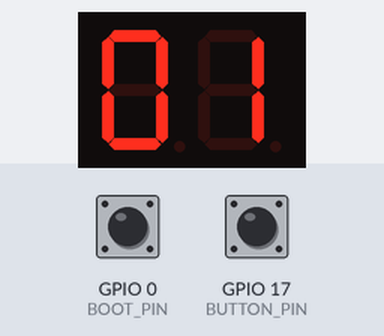
The program below on a simulated ESP32-S3. Shown: 2-digit seven-segment display. Wiring (inferred from the names in the program): 2-digit 7-segment display, segments lit when LOW: segments GPIO 1, GPIO 2, GPIO 3, GPIO 4, GPIO 5, GPIO 6, GPIO 7; digit selects GPIO 10, GPIO 11. Inputs (shaded band) come from the test bench; at power-on: GPIO 0 (BOOT_PIN) HIGH, GPIO 17 (BUTTON_PIN) HIGH. The segment pins are drawn as the display they are named for.

Above: at 1.2 s.
1.3 s: GPIO 0 (BOOT_PIN) pulled LOW for 0.15 s
At 2.4 s:
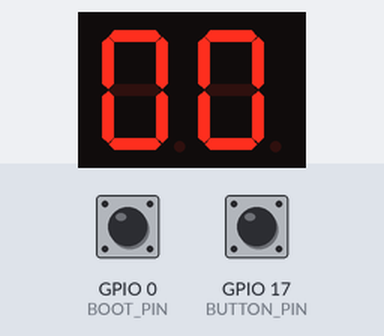
2.9 s: GPIO 17 (BUTTON_PIN) pulled LOW for 0.15 s
At 5.7 s:
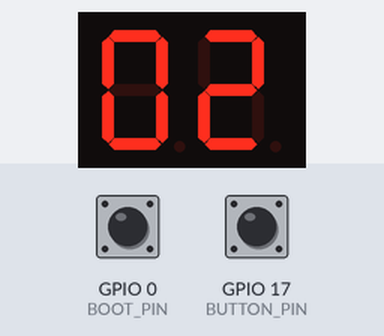
Timing chart, 0 to 7.2 s (numbered marks = the images above; inputs shaded):
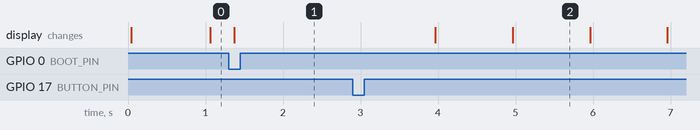

Measured:
- after the input at 1.3 s, the display: changes after 0.07 s (image 1)
- after the input at 2.9 s, the display: first changes after 1.1 s (image 2 shows a later state)
- what the display in image 2 shows lasts 1.0 s, from 5.0 s to 6.0 s

The program:

main.cpp
```cpp
#include <Arduino.h>

#define BUTTON_PIN 17
#define BOOT_PIN 0
#define UPDATE_INTERVAL 1000
#define SEGMENTS_NUM 7

const uint8_t segmentPins[] = {1, 2, 3, 4, 5, 6, 7};
const uint8_t digitPins[] = {10, 11};

const uint8_t digits[10][SEGMENTS_NUM] = {
    {0, 0, 0, 0, 0, 0, 1}, // 0
    {1, 0, 0, 1, 1, 1, 1}, // 1
    {0, 0, 1, 0, 0, 1, 0}, // 2
    {0, 0, 0, 0, 1, 1, 0}, // 3
    {1, 0, 0, 1, 1, 0, 0}, // 4
    {0, 1, 0, 0, 1, 0, 0}, // 5
    {0, 1, 0, 0, 0, 0, 0}, // 6
    {0, 0, 0, 1, 1, 1, 1}, // 7
    {0, 0, 0, 0, 0, 0, 0}, // 8
    {0, 0, 0, 0, 1, 0, 0}  // 9
};

unsigned long lastUpdateTime = 0;
unsigned long dtBeforePause = 0;
int counter = 0;

int tens = 0;
int ones = 0;

volatile bool bTimerActive = true;
volatile unsigned long lastButtonInterruptTime = 0;
volatile unsigned long lastBootInterruptTime = 0;

void IRAM_ATTR handleButtonPress() {
    unsigned long currentTime = millis();

    if (currentTime - lastButtonInterruptTime < 50) {
        return;
    }

    lastButtonInterruptTime = currentTime;
    bTimerActive = !bTimerActive;

    if (bTimerActive) {
        lastUpdateTime = currentTime;
    }
    else {
        dtBeforePause = currentTime - lastUpdateTime;
    }
}

void IRAM_ATTR handleBootPress() {
    unsigned long currentTime = millis();

    if (currentTime - lastBootInterruptTime < 50) {
        return;
    }

    lastBootInterruptTime = currentTime;
    counter = 0;
    bTimerActive = false;
}

void setSegments(int number) {
    for (int i = 0; i < SEGMENTS_NUM; i++) {
        digitalWrite(segmentPins[i], digits[number][i]);
    }
}

void setup() {
    pinMode(BUTTON_PIN, INPUT_PULLUP);
    pinMode(BOOT_PIN, INPUT_PULLUP);

    for (int i = 0; i < SEGMENTS_NUM; i++) {
        pinMode(segmentPins[i], OUTPUT);
        digitalWrite(segmentPins[i], HIGH);
    }

    for (int i = 0; i < 2; i++) {
        pinMode(digitPins[i], OUTPUT);
        digitalWrite(digitPins[i], LOW);
    }

    attachInterrupt(digitalPinToInterrupt(BUTTON_PIN), handleButtonPress, FALLING);
    attachInterrupt(digitalPinToInterrupt(BOOT_PIN), handleBootPress, FALLING);
}

void loop() {
    const unsigned long currentTime = millis();

    if (currentTime - lastUpdateTime >= UPDATE_INTERVAL - dtBeforePause && bTimerActive) {
        dtBeforePause = 0;
        lastUpdateTime = currentTime;
        ++counter;

        if (counter > 99)
        {
            counter = 0;
        }
    }

    tens = counter / 10;
    ones = counter % 10;

    setSegments(tens);
    digitalWrite(digitPins[0], HIGH);
    delay(5);
    digitalWrite(digitPins[0], LOW);

    setSegments(ones);
    digitalWrite(digitPins[1], HIGH);
    delay(5);
    digitalWrite(digitPins[1], LOW);
}
```
